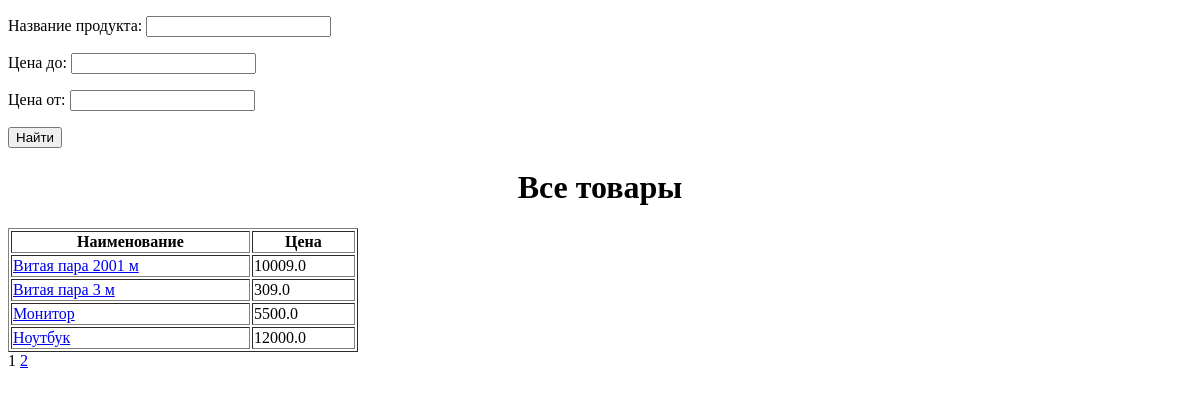
/products/, run on an earlier commit of the app's database.
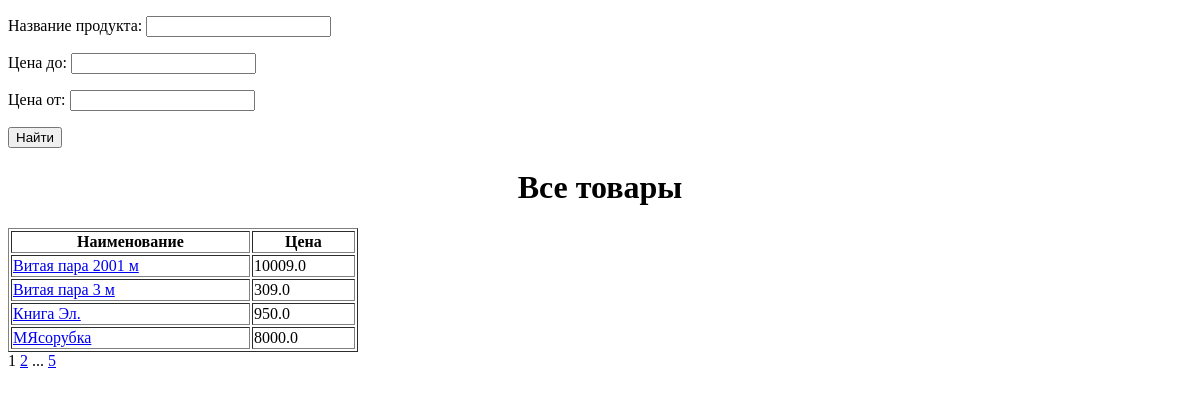
And on a later commit of the database.
### shop/models.py (models this page shows)
class Product ( models.Model ):
    name = models.CharField ( max_length=255)
    price = models.FloatField ( default=0.0)
    composition = models.TextField ( default="Состав не указан" )

### shop/views.py (the view)
class ProductsList(ListView):
    model = Product
    ordering = 'name'
    template_name = 'products.html'
    context_object_name = 'products'
    paginate_by = 4
    def get_queryset(self):
        queryset = super ( ).get_queryset ( )
        self.filterset = ProductFilter ( self.request.GET, queryset )
        return self.filterset.qs
    def get_context_data(self, **kwargs):
        context = super ( ).get_context_data ( **kwargs )
        context['filterset'] = self.filterset
        return context

### shop/templatetags/custom_tags.py (called while the page is built)
@register.simple_tag(takes_context=True)
def url_replace(context, **kwargs):
   d = context['request'].GET.copy()
   for k, v in kwargs.items():
       d[k] = v
   return d.urlencode()

### templates/products.html (shortened to what this page needs)
{% extends 'flatpages/default.html' %}
{% load custom_tags %}
{% block content %}
   <form action="" method="get">
       {{ filterset.form.as_p }}
       <input type="submit" value="Найти" />
   </form>
<h1 align="center">Все товары</h1>
<table border="1" width="350">
    <tr><th>Наименование</th><th>Цена</th></tr>
    {% for i in products %}
    <tr><td><a href="/products/{{i.id}}">{{ i.name }}</a></td><td>{{ i.price }}</td></tr>
    {% endfor %}
</table>
   {{ page_obj.number }}
   {% if page_obj.has_next %}
       <a href="?{% url_replace page=page_obj.next_page_number %}">{{ page_obj.next_page_number }}</a>
       {% if paginator.num_pages != page_obj.next_page_number %}
           ...
           <a href="?{% url_replace page=page_obj.paginator.num_pages %}">{{ page_obj.paginator.num_pages }}</a>
       {% endif %}
   {% endif %}
{% endblock content %}

### templates/flatpages/default.html (shortened to what this page needs)
<!DOCTYPE html>
<html lang="en">
<head>
</head>
<body>
{% block content %}
{% endblock content %}
</body>
</html>

What changed in the data, as far as the page shows it:
no longer on this page (row unchanged): Product: name "Монитор", price "5500.0"
no longer on this page (row unchanged): Product: name "Ноутбук", price "12000.0"
added Product: name "Книга Эл.", price "950.0"
added Product: name "МЯсорубка", price "8000.0"
Also different on the page:
{{ page_obj.paginator.num_pages }}: (not shown) → "5"
